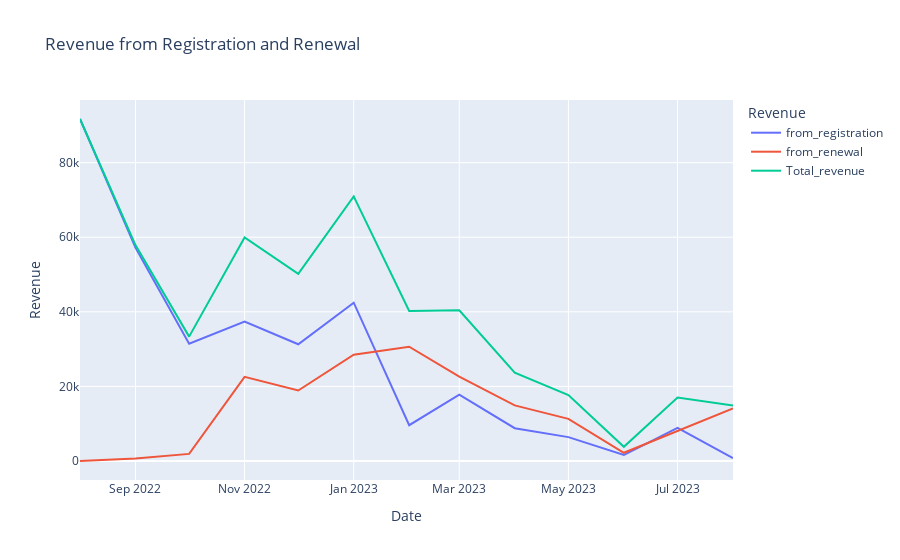

Here is the notebook cell this chart was saved with:
### Code cell
# Plotting the Revenue from Registration and Renewal
revenue_fig=px.line(revenue,x="Date",y=["from_registration","from_renewal","Total_revenue"],
                    title="Revenue from Registration and Renewal",
                    labels=dict(variable="Revenue",Date="Date",value="Revenue"))
revenue_fig.show()

### Figure 1 — Plotly figure (JSON) as saved in the notebook; plotly's stock layout.template omitted (floating-point values rounded to 4 significant figures)
{"data": [{"hovertemplate": "Revenue=%{y}<br>Date=%{x}<extra></extra>", "legendgroup": "from_registration", "line": {"color": "#636efa", "dash": "solid"}, "marker": {"symbol": "circle"}, "mode": "lines", "name": "from_registration", "orientation": "v", "showlegend": true, "type": "scatter", "x": ["2022-08-01T00:00:00", "2022-09-01T00:00:00", "2022-10-01T00:00:00", "2022-11-01T00:00:00", "2022-12-01T00:00:00", "2023-01-01T00:00:00", "2023-02-01T00:00:00", "2023-03-01T00:00:00", "2023-04-01T00:00:00", "2023-05-01T00:00:00", "2023-06-01T00:00:00", "2023-07-01T00:00:00", "2023-08-01T00:00:00"], "xaxis": "x", "y": [91700, 57200, 31450, 37380, 31300, 42450, 9600, 17800, 8800, 6400, 1600, 8900, 800], "yaxis": "y"}, {"hovertemplate": "Revenue=%{y}<br>Date=%{x}<extra></extra>", "legendgroup": "from_renewal", "line": {"color": "#EF553B", "dash": "solid"}, "marker": {"symbol": "circle"}, "mode": "lines", "name": "from_renewal", "orientation": "v", "showlegend": true, "type": "scatter", "x": ["2022-08-01T00:00:00", "2022-09-01T00:00:00", "2022-10-01T00:00:00", "2022-11-01T00:00:00", "2022-12-01T00:00:00", "2023-01-01T00:00:00", "2023-02-01T00:00:00", "2023-03-01T00:00:00", "2023-04-01T00:00:00", "2023-05-01T00:00:00", "2023-06-01T00:00:00", "2023-07-01T00:00:00", "2023-08-01T00:00:00"], "xaxis": "x", "y": [0, 700, 1900, 22550, 18900, 28500, 30650, 22600, 14900, 11300, 2200, 8100, 14100], "yaxis": "y"}, {"hovertemplate": "Revenue=%{y}<br>Date=%{x}<extra></extra>", "legendgroup": "Total_revenue", "line": {"color": "#00cc96", "dash": "solid"}, "marker": {"symbol": "circle"}, "mode": "lines", "name": "Total_revenue", "orientation": "v", "showlegend": true, "type": "scatter", "x": ["2022-08-01T00:00:00", "2022-09-01T00:00:00", "2022-10-01T00:00:00", "2022-11-01T00:00:00", "2022-12-01T00:00:00", "2023-01-01T00:00:00", "2023-02-01T00:00:00", "2023-03-01T00:00:00", "2023-04-01T00:00:00", "2023-05-01T00:00:00", "2023-06-01T00:00:00", "2023-07-01T00:00:00", "2023-08-01T00:00:00"], "xaxis": "x", "y": [91700, 57900, 33350, 59930, 50200, 70950, 40250, 40400, 23700, 17700, 3800, 17000, 14900], "yaxis": "y"}], "layout": {"legend": {"title": {"text": "Revenue"}, "tracegroupgap": 0}, "title": {"text": "Revenue from Registration and Renewal"}, "xaxis": {"anchor": "y", "domain": [0, 1], "title": {"text": "Date"}}, "yaxis": {"anchor": "x", "domain": [0, 1], "title": {"text": "Revenue"}}}}
